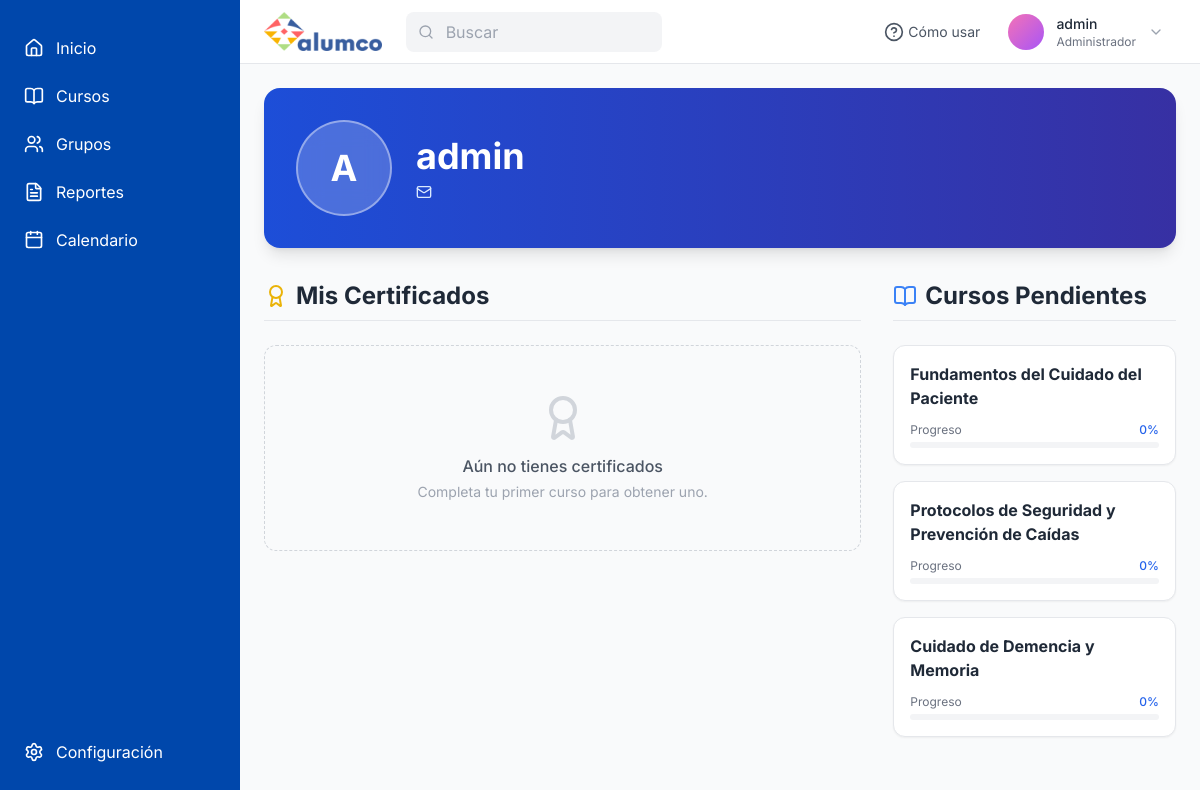
/profile/ (signed in), run on an earlier commit of the app's database.
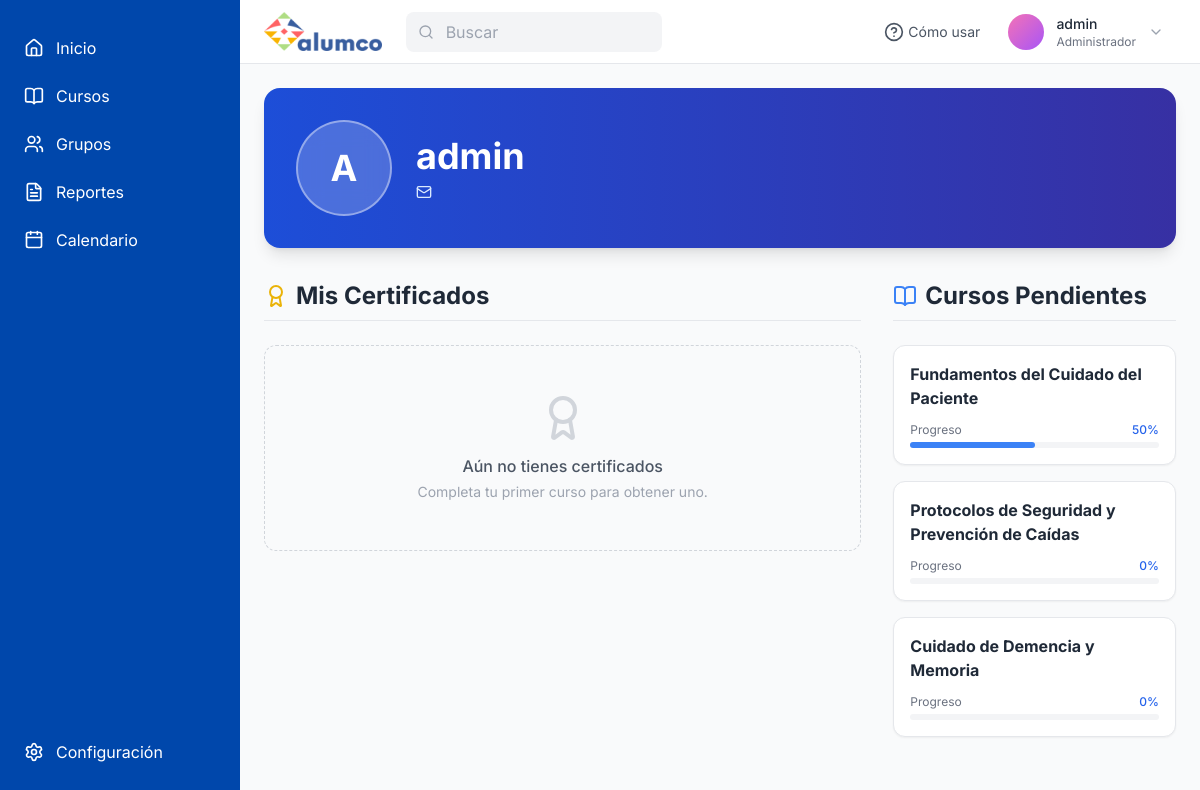
And on a later commit of the database.
### lms/models.py (models this page shows, shortened)
class Course(models.Model):
    title = models.CharField(max_length=200, verbose_name="Título del Curso")
    code = models.CharField(max_length=50, unique=True, verbose_name="Código (ej. ELD 101)")
    description = models.TextField(verbose_name="Descripción", blank=True)
    image = models.ImageField(upload_to='course_images/', blank=True, null=True, verbose_name="Imagen de Portada")
    image_url = models.URLField(max_length=500, blank=True, null=True, verbose_name="URL de Imagen Externa")
    assigned_work_areas = models.ManyToManyField(WorkArea, blank=True, related_name="assigned_courses", verbose_name="Áreas de Trabajo Asignadas")
    created_at = models.DateTimeField(auto_now_add=True)

### lms/views.py (the view)
# urls.py: path('profile/', views.profile_view, name='profile'),
@login_required
def profile_view(request):
    user = request.user
    completed_enrollments = Enrollment.objects.filter(user=user, is_completed=True).select_related('course')
    from django.db.models import Q
    if hasattr(user, 'profile') and user.profile.work_area:
        all_courses = Course.objects.filter(
            Q(assigned_work_areas=user.profile.work_area) | Q(assigned_work_areas__isnull=True)
        ).distinct()
    else:
        all_courses = Course.objects.filter(assigned_work_areas__isnull=True)
    completed_course_ids = completed_enrollments.values_list('course_id', flat=True)
    available_courses_qs = all_courses.exclude(id__in=completed_course_ids)
    available_courses = []
    for course in available_courses_qs:
        total_content = Content.objects.filter(module__course=course).count()
        if total_content > 0:
            completed_content = ContentProgress.objects.filter(user=user, content__module__course=course, is_completed=True).count()
            progress = int((completed_content / total_content) * 100)
        else:
            progress = 0
        available_courses.append({
            'course': course,
            'progress': progress
        })
    context = {
        'completed_enrollments': completed_enrollments,
        'available_courses': available_courses,
        'active_menu': 'profile'
    }
    return render(request, 'lms/profile.html', context)

### lms/templatetags/lms_extras.py (called while the page is built)
@register.filter(name='has_group')
def has_group(user, group_name):
    try:
        group = Group.objects.get(name=group_name)
    except Group.DoesNotExist:
        return False
    return group in user.groups.all()

### lms/templates/lms/profile.html (shortened to what the changed rows need)
{% extends 'lms/base_dashboard.html' %}
{% block dashboard_content %}
<main class="flex-1 p-6 w-full max-w-6xl mx-auto">
    <div class="bg-gradient-to-r from-blue-700 to-indigo-800 rounded-2xl p-8 mb-8 text-white shadow-lg flex items-center gap-6">
        <div>
            <h1 class="text-4xl font-bold mb-2">{{ request.user.get_full_name|default:request.user.username }}</h1>
        </div>
    </div>
    <div class="grid grid-cols-1 lg:grid-cols-3 gap-8">
        <div class="lg:col-span-2 space-y-6">
            <h2 class="text-2xl font-bold text-gray-800 flex items-center gap-2 border-b pb-2">
                <i data-lucide="award" class="text-yellow-500 w-6 h-6"></i> Mis Certificados
            </h2>
        </div>
        <div class="space-y-6">
            <h2 class="text-2xl font-bold text-gray-800 flex items-center gap-2 border-b pb-2">
                <i data-lucide="book-open" class="text-blue-500 w-6 h-6"></i> Cursos Pendientes
            </h2>
            <div class="space-y-4">
                {% for item in available_courses %}
                <a href="{% url 'course_detail' item.course.id %}" class="block bg-white border border-gray-200 hover:border-blue-300 rounded-xl p-4 shadow-sm transition-all group">
                    <h3 class="font-bold text-gray-800 group-hover:text-blue-600 transition-colors mb-2 line-clamp-2">
                        {{ item.course.title }}
                    </h3>
                    <div class="mt-3">
                        <div class="flex justify-between text-xs text-gray-500 mb-1">
                            <span>Progreso</span>
                            <span class="font-medium text-blue-600">{{ item.progress }}%</span>
                        </div>
                        <div class="w-full bg-gray-100 rounded-full h-1.5">
                            <div class="bg-blue-500 h-1.5 rounded-full transition-all duration-500" style="width: {{ item.progress }}%;"></div>
                        </div>
                    </div>
                </a>
                {% empty %}
                <div class="py-8 text-center bg-gray-50 rounded-xl border border-dashed border-gray-300">
                    <i data-lucide="check-circle-2" class="w-8 h-8 text-green-400 mx-auto mb-2"></i>
                    <p class="text-gray-500 text-sm">¡Estás al día con todos tus cursos!</p>
                </div>
                {% endfor %}
            </div>
        </div>
    </div>
</main>
{% endblock %}

What changed in the data, as far as the page shows it:
changed Course "Fundamentos del Cuidado del Paciente": progress "0" → "50"
